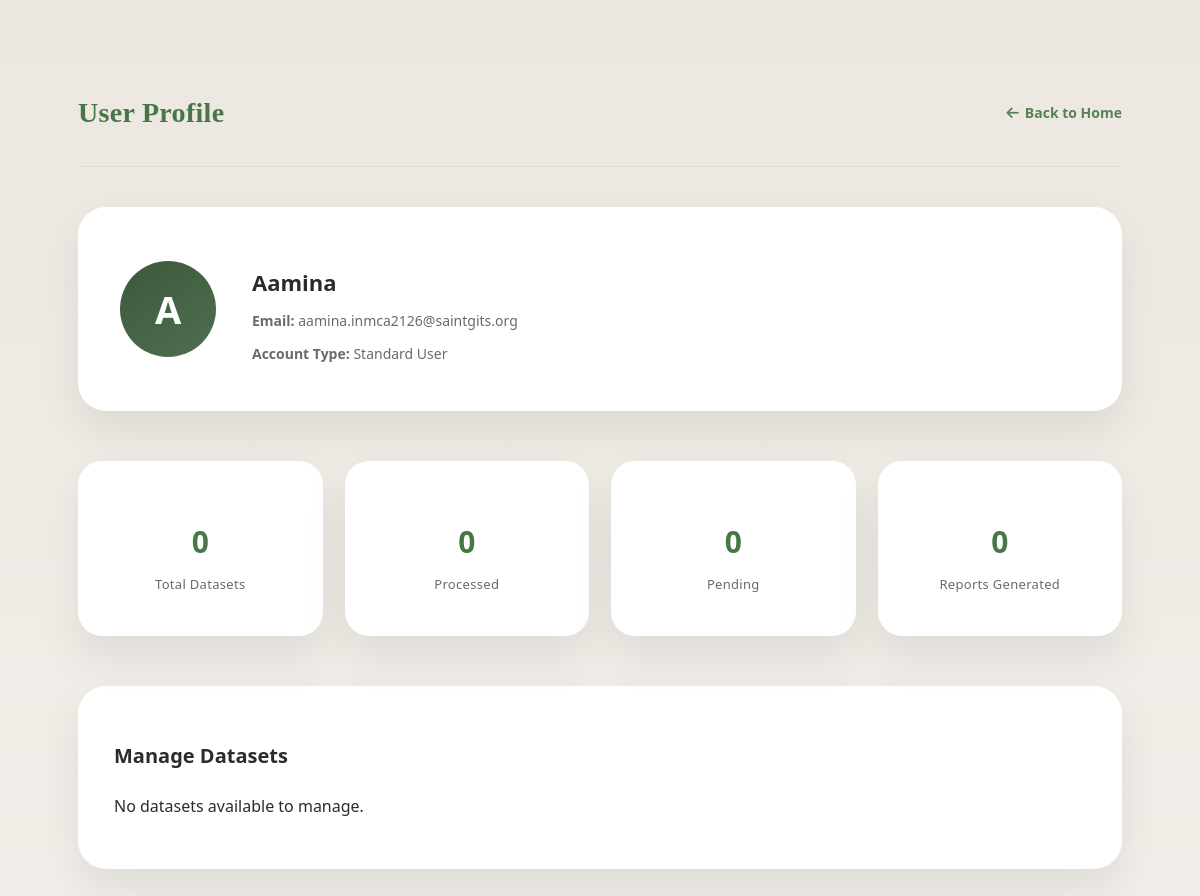
The page /profile/ (signed in) on the database as committed earlier.
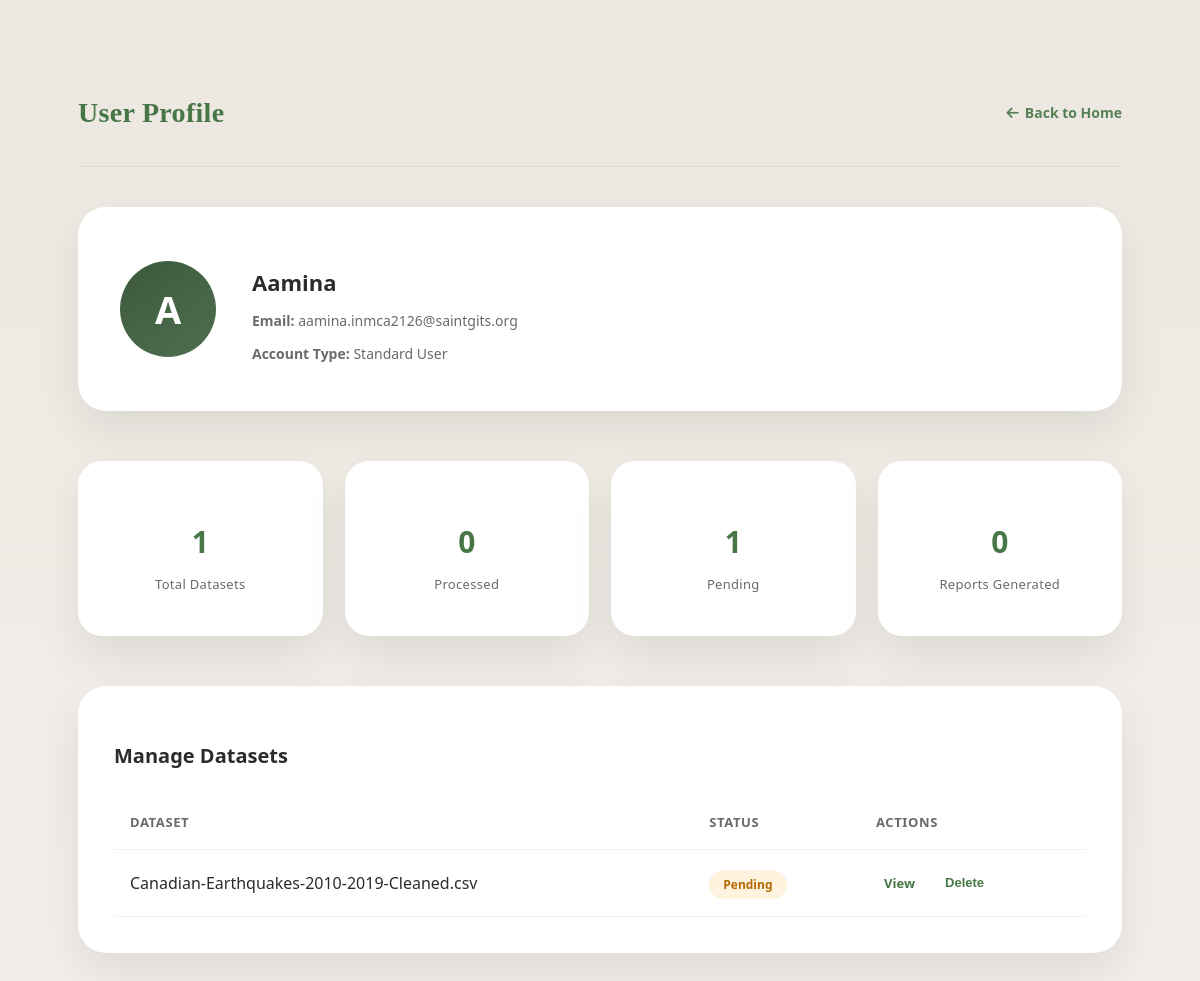
The same page on the database as committed later.
### data_preparation/models.py (models this page shows, shortened)
class Dataset(models.Model):
    user = models.ForeignKey(CustomUser, on_delete=models.CASCADE)
    file = models.FileField(upload_to="datasets/", null=True, blank=True)
    file_name = models.CharField(max_length=255)
    uploaded_at = models.DateTimeField(auto_now_add=True)
    is_processed = models.BooleanField(default=False)
    parent_dataset = models.ForeignKey(
        "self",
        null=True,
        blank=True,
        on_delete=models.SET_NULL,
        related_name="prepared_versions"
    )
    status = models.CharField(
        max_length=20,
        choices=[
            ("original", "Original"),
            ("prepared", "Prepared")
        ],
        default="original"
    )

### data_preparation/views.py (the view)
# urls.py: path("profile/", views.profile_view, name="profile"),
def profile_view(request):
    if "user_id" not in request.session:
        return redirect("login")
    user = CustomUser.objects.get(id=request.session["user_id"])
    total_datasets = Dataset.objects.filter(user=user).count()
    processed_datasets = Dataset.objects.filter(
        user=user, is_processed=True
    ).count()
    pending_datasets = Dataset.objects.filter(
        user=user, is_processed=False
    ).count()
    total_reports = Report.objects.filter(user=user).count()
    recent_datasets = Dataset.objects.filter(user=user).order_by("-uploaded_at")[:5]
    context = {
        "user": user,
        "total_datasets": total_datasets,
        "processed_datasets": processed_datasets,
        "pending_datasets": pending_datasets,
        "total_reports": total_reports,
        "recent_datasets": recent_datasets,
    }
    return render(request, "data_preparation/profile.html", context)

### templates/data_preparation/profile.html (shortened to what this page needs)
<!DOCTYPE html>
<html lang="en">
<head>
<link rel="stylesheet" href="https://cdnjs.cloudflare.com/ajax/libs/font-awesome/6.5.0/css/all.min.css">
</head>
<body>
<div class="header">
  <h1>User Profile</h1>
  <a href="{% url 'home' %}">
    <i class="fas fa-arrow-left"></i> Back to Home
  </a>
</div>
<div class="profile-card">
  <div class="avatar">
    {{ user.name|slice:":1"|upper }}
  </div>
  <div class="profile-info">
    <h2>{{ user.name }}</h2>
    <p><strong>Email:</strong> {{ user.email }}</p>
    <p><strong>Account Type:</strong> Standard User</p>
  </div>
</div>
<div class="stats">
  <div class="stat-card">
    <h3>{{ total_datasets }}</h3>
    <p>Total Datasets</p>
  </div>
  <div class="stat-card">
    <h3>{{ processed_datasets }}</h3>
    <p>Processed</p>
  </div>
  <div class="stat-card">
    <h3>{{ pending_datasets }}</h3>
    <p>Pending</p>
  </div>
  <div class="stat-card">
    <h3>{{ total_reports }}</h3>
    <p>Reports Generated</p>
  </div>
</div>
<div class="manage-datasets">
  <h3>Manage Datasets</h3>
  {% if recent_datasets %}
  <table>
    <thead>
      <tr>
        <th>Dataset</th>
        <th>Status</th>
        <th>Actions</th>
      </tr>
    </thead>
    <tbody>
    {% for ds in recent_datasets %}
      <tr>
        <td>{{ ds.file_name }}</td>
        <td>
          {% if ds.is_processed %}
            <span class="badge badge-processed">Processed</span>
          {% else %}
            <span class="badge badge-pending">Pending</span>
          {% endif %}
        </td>
        <td class="dataset-actions">
          <a href="{% url 'dataset_detail' ds.id %}">View</a>
          <form action="{% url 'delete_dataset' ds.id %}"
                method="post"
                style="display:inline;"
                onsubmit="return confirm('Are you sure you want to delete this dataset?');">
            <button type="submit" class="link-btn">Delete</button>
          </form>
        </td>
      </tr>
    {% endfor %}
    </tbody>
  </table>
  {% else %}
    <p>No datasets available to manage.</p>
  {% endif %}
</div>
</body>
</html>

Rows that differ between the two databases and show on the page:
added Dataset: file_name "Canadian-Earthquakes-2010-2019-Cleaned.csv", is_processed "Pending"
Other text that changed with them:
{{ total_datasets }}: "0" → "1"
{{ pending_datasets }}: "0" → "1"
text no longer shown: "No datasets available to manage."
text now shown: "DATASET STATUS ACTIONS"
